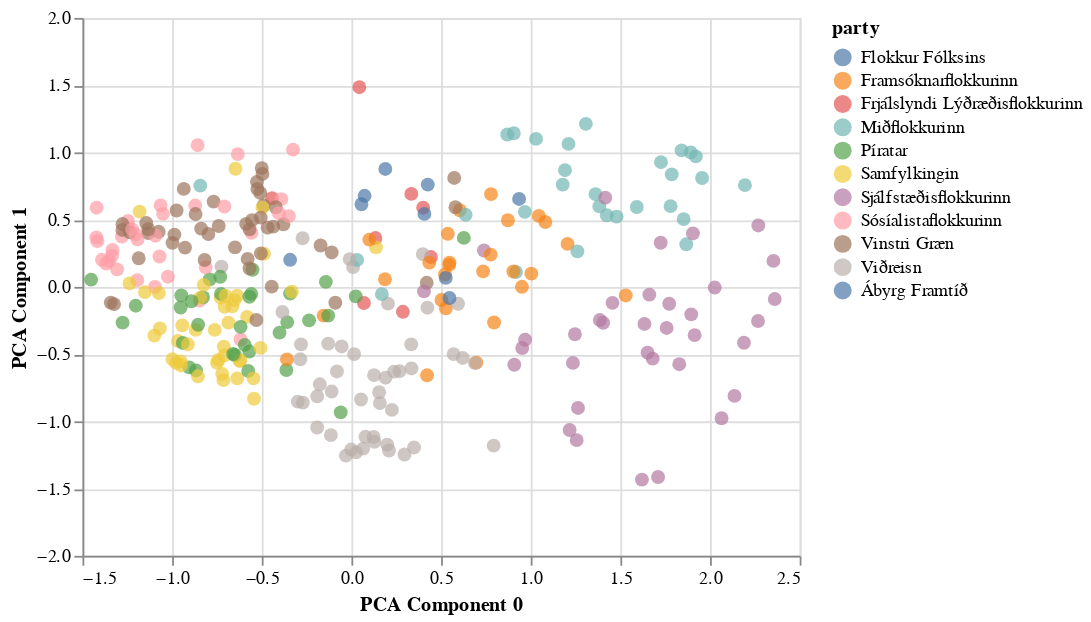

Source (notebook cell):
### Markdown cell above
The first 2 components only explain roughly 50% of the variance in the data, but the ones that come after individually do not add a lot of explaining power.

We plot these components where you can see a breakdown by party and a tooltip overlay indicating which candidate corresponds to which point on the plot.

### Code cell
# hide_input
df_pca = numpy_to_dataframe(x_pca, df_results, cols_meta)
df_pca = df_pca.rename(columns={"0": "PCA Component 0", "1": "PCA Component 1"})

alt.Chart(df_pca).mark_circle(size=60).encode(
    x='PCA Component 0',
    y='PCA Component 1',
    color='party',
    tooltip=['party', "name"]
).interactive()

### Figure 1 — Vega-Lite specification as saved in the notebook (floating-point values rounded to 4 significant figures; data arrays with more than 128 entries replaced by an {"elided": "..."} marker saying what was removed)
{"config": {"view": {"continuousWidth": 400, "continuousHeight": 300}}, "data": {"name": "data-1b353e802fc6887c74ed6d18364b86f1"}, "mark": {"type": "circle", "size": 60}, "encoding": {"color": {"type": "nominal", "field": "party"}, "tooltip": [{"type": "nominal", "field": "party"}, {"type": "nominal", "field": "name"}], "x": {"type": "quantitative", "field": "PCA Component 0"}, "y": {"type": "quantitative", "field": "PCA Component 1"}}, "selection": {"selector002": {"type": "interval", "bind": "scales", "encodings": ["x", "y"]}}, "$schema": "https://vega.github.io/schema/vega-lite/v4.8.1.json", "datasets": {"data-1b353e802fc6887c74ed6d18364b86f1": {"elided": "311 records"}}}
